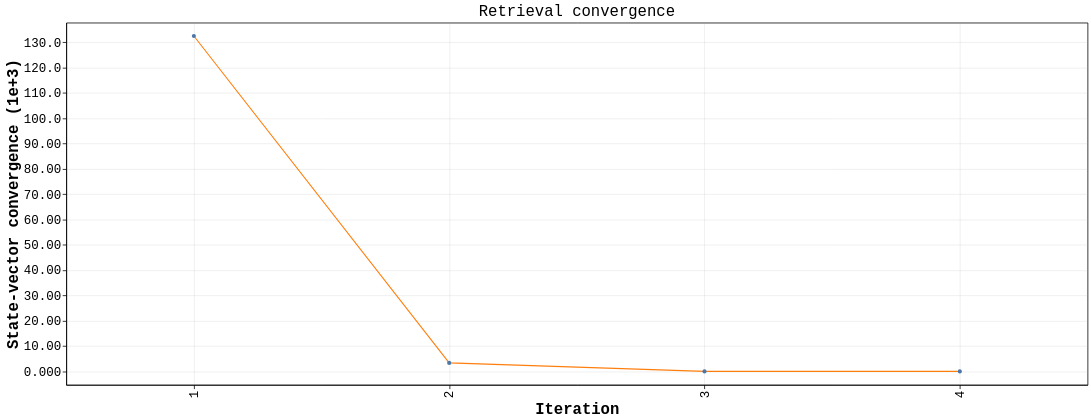

The cell this chart's notebook holds for it:
### Markdown cell above
## Retrieval Convergence

### Code cell
result.plot.convergence()

### Figure 1 — Vega-Lite specification as saved in the notebook (floating-point values rounded to 4 significant figures)
{"config": {"background": "white", "view": {"stroke": "black", "continuousWidth": 1311, "continuousHeight": 465}, "axis": {"domain": true, "domainColor": "black", "grid": true, "gridColor": "#b0b0b0", "gridOpacity": 0.25, "labelColor": "black", "labelFont": "Menlo, Monaco, Consolas, Liberation Mono, DejaVu Sans Mono, monospace", "labelFontSize": 16, "tickColor": "black", "titleColor": "black", "titleFont": "Menlo, Monaco, Consolas, Liberation Mono, DejaVu Sans Mono, monospace", "titleFontSize": 20}, "legend": {"labelColor": "black", "labelFont": "Menlo, Monaco, Consolas, Liberation Mono, DejaVu Sans Mono, monospace", "labelFontSize": 16, "labelLimit": 320, "orient": "bottom-left", "fillColor": "white", "strokeColor": "#cccccc", "padding": 8, "titleColor": "black", "titleFont": "Menlo, Monaco, Consolas, Liberation Mono, DejaVu Sans Mono, monospace", "titleFontSize": 16}, "line": {"strokeWidth": 1.4}, "point": {"size": 28}, "range": {"category": ["#1f77b4", "#ff7f0e", "#d62728"]}, "title": {"color": "black", "font": "Menlo, Monaco, Consolas, Liberation Mono, DejaVu Sans Mono, monospace", "fontSize": 20, "fontWeight": "normal", "anchor": "middle"}}, "data": {"name": "data-475994bf9381dd34643768b15169348f"}, "mark": {"type": "line", "color": "#ff7f0e", "point": true}, "encoding": {"tooltip": [{"field": "iteration", "title": "Iteration", "type": "ordinal"}, {"field": "state_vector_convergence", "format": ".6g", "title": "State-vector convergence", "type": "quantitative"}, {"field": "chi2_reflectance", "format": ".6g", "title": "Reflectance chi-square", "type": "quantitative"}, {"field": "chi2_state_vector", "format": ".6g", "title": "State chi-square", "type": "quantitative"}], "x": {"field": "iteration", "title": "Iteration", "type": "ordinal"}, "y": {"axis": {"format": ".4g"}, "field": "state_vector_convergence_scaled", "scale": {"domain": [-5.302, 137.8], "zero": false}, "title": "State-vector convergence (1e+3)", "type": "quantitative"}}, "height": 465, "title": "Retrieval convergence", "width": 1311, "$schema": "https://vega.github.io/schema/vega-lite/v6.4.1.json", "datasets": {"data-475994bf9381dd34643768b15169348f": [{"iteration": 1, "state_vector_convergence": 132500.0, "chi2_reflectance": 265100.0, "chi2_state_vector": 0.05389, "state_vector_convergence_scaled": 132.5}, {"iteration": 2, "state_vector_convergence": 3361.0, "chi2_reflectance": 6723.0, "chi2_state_vector": 0.00299, "state_vector_convergence_scaled": 3.361}, {"iteration": 3, "state_vector_convergence": 2.753, "chi2_reflectance": 5.507, "chi2_state_vector": 2.002e-05, "state_vector_convergence_scaled": 0.002753}, {"iteration": 4, "state_vector_convergence": 0.00171, "chi2_reflectance": 0.00341, "chi2_state_vector": 1.061e-08, "state_vector_convergence_scaled": 1.71e-06}]}}
